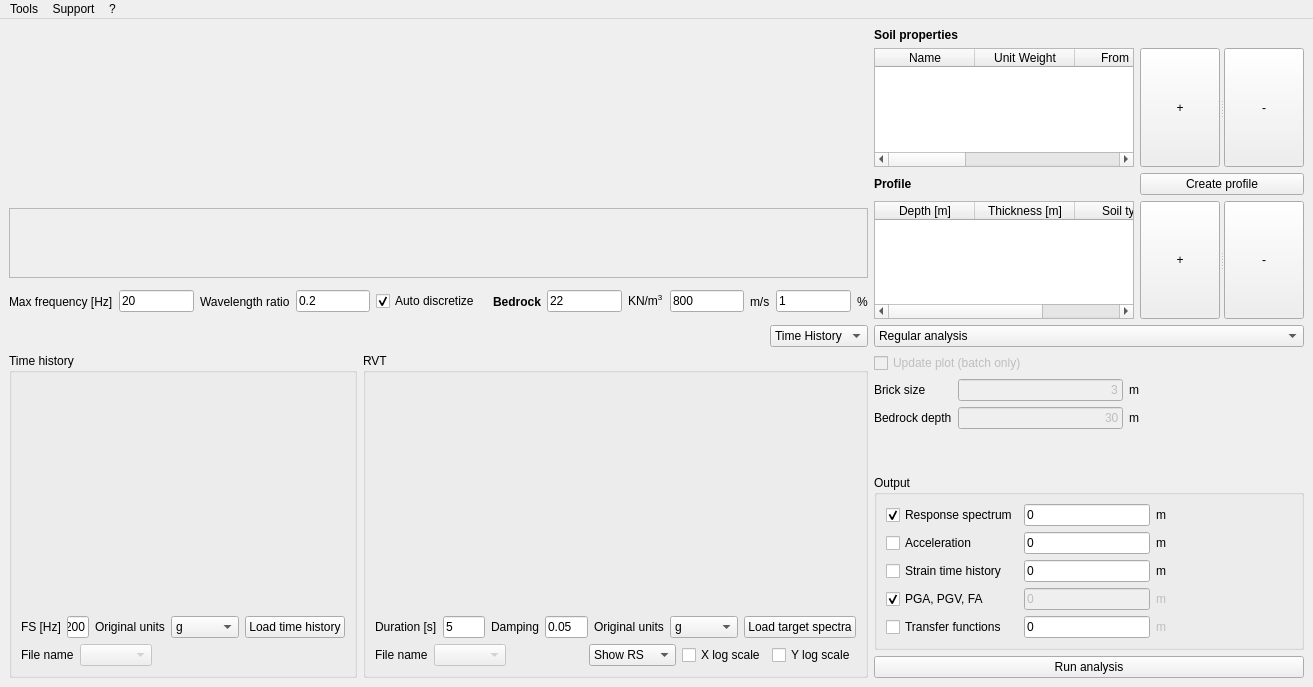
<?xml version="1.0" encoding="UTF-8"?>
<ui version="4.0">
 <class>MainWindow</class>
 <widget class="QMainWindow" name="MainWindow">
  <property name="geometry">
   <rect>
    <x>0</x>
    <y>0</y>
    <width>1313</width>
    <height>687</height>
   </rect>
  </property>
  <property name="windowTitle">
   <string>NC92-Soil</string>
  </property>
  <widget class="QWidget" name="centralwidget">
   <property name="sizePolicy">
    <sizepolicy hsizetype="Expanding" vsizetype="Preferred">
     <horstretch>0</horstretch>
     <verstretch>0</verstretch>
    </sizepolicy>
   </property>
   <layout class="QGridLayout" name="gridLayout" columnstretch="2,1">
    <item row="1" column="0">
     <layout class="QVBoxLayout" name="verticalLayout_input">
      <property name="sizeConstraint">
       <enum>QLayout::SetDefaultConstraint</enum>
      </property>
      <item>
       <layout class="QHBoxLayout" name="horizontalLayout">
        <item>
         <spacer name="horizontalSpacer_3">
          <property name="orientation">
           <enum>Qt::Horizontal</enum>
          </property>
          <property name="sizeHint" stdset="0">
           <size>
            <width>40</width>
            <height>20</height>
           </size>
          </property>
         </spacer>
        </item>
        <item>
         <widget class="QComboBox" name="comboBox_THorRVT">
          <item>
           <property name="text">
            <string>Time History</string>
           </property>
          </item>
          <item>
           <property name="text">
            <string>RVT</string>
           </property>
          </item>
         </widget>
        </item>
       </layout>
      </item>
      <item>
       <layout class="QHBoxLayout" name="horizontalLayout_input_settings">
        <item>
         <widget class="QGroupBox" name="groupBox_TH">
          <property name="autoFillBackground">
           <bool>true</bool>
          </property>
          <property name="title">
           <string>Time history</string>
          </property>
          <layout class="QVBoxLayout" name="verticalLayout" stretch="3,1,1">
           <property name="sizeConstraint">
            <enum>QLayout::SetDefaultConstraint</enum>
           </property>
           <item>
            <widget class="MplWidget" name="graphWidget_TH" native="true">
             <property name="sizePolicy">
              <sizepolicy hsizetype="Preferred" vsizetype="Preferred">
               <horstretch>0</horstretch>
               <verstretch>0</verstretch>
              </sizepolicy>
             </property>
             <property name="minimumSize">
              <size>
               <width>0</width>
               <height>0</height>
              </size>
             </property>
            </widget>
           </item>
           <item>
            <layout class="QHBoxLayout" name="horizontalLayout_2">
             <item>
              <widget class="QLabel" name="label_7">
               <property name="font">
                <font>
                 <bold>false</bold>
                </font>
               </property>
               <property name="text">
                <string>FS [Hz]</string>
               </property>
              </widget>
             </item>
             <item>
              <widget class="QLineEdit" name="lineEdit_FS">
               <property name="toolTip">
                <string>If specified in input file, sample frequency will be automatically imported from input file</string>
               </property>
               <property name="text">
                <string>200</string>
               </property>
              </widget>
             </item>
             <item>
              <widget class="QLabel" name="label_8">
               <property name="font">
                <font>
                 <bold>false</bold>
                </font>
               </property>
               <property name="text">
                <string>Original units</string>
               </property>
              </widget>
             </item>
             <item>
              <widget class="QComboBox" name="comboBox_Units">
               <item>
                <property name="text">
                 <string>g</string>
                </property>
               </item>
               <item>
                <property name="text">
                 <string>cm/s^2</string>
                </property>
               </item>
               <item>
                <property name="text">
                 <string>m/s^2</string>
                </property>
               </item>
              </widget>
             </item>
             <item>
              <spacer name="horizontalSpacer_6">
               <property name="orientation">
                <enum>Qt::Horizontal</enum>
               </property>
               <property name="sizeHint" stdset="0">
                <size>
                 <width>40</width>
                 <height>20</height>
                </size>
               </property>
              </spacer>
             </item>
             <item>
              <widget class="QPushButton" name="pushButton_loadTH">
               <property name="text">
                <string>Load time history</string>
               </property>
              </widget>
             </item>
            </layout>
           </item>
           <item>
            <layout class="QHBoxLayout" name="horizontalLayout_3">
             <item>
              <widget class="QLabel" name="label_14">
               <property name="font">
                <font>
                 <bold>false</bold>
                </font>
               </property>
               <property name="text">
                <string>File name</string>
               </property>
              </widget>
             </item>
             <item>
              <widget class="QComboBox" name="comboBox_eventList">
               <property name="enabled">
                <bool>false</bool>
               </property>
              </widget>
             </item>
             <item>
              <spacer name="horizontalSpacer_4">
               <property name="orientation">
                <enum>Qt::Horizontal</enum>
               </property>
               <property name="sizeHint" stdset="0">
                <size>
                 <width>40</width>
                 <height>20</height>
                </size>
               </property>
              </spacer>
             </item>
            </layout>
           </item>
          </layout>
         </widget>
        </item>
        <item>
         <widget class="QGroupBox" name="groupBox_RVT">
          <property name="autoFillBackground">
           <bool>true</bool>
          </property>
          <property name="title">
           <string>RVT</string>
          </property>
          <layout class="QVBoxLayout" name="verticalLayout_6" stretch="4,1,1">
           <item>
            <widget class="MplWidget" name="graphWidget_Spectrum" native="true">
             <property name="sizePolicy">
              <sizepolicy hsizetype="Preferred" vsizetype="Preferred">
               <horstretch>0</horstretch>
               <verstretch>0</verstretch>
              </sizepolicy>
             </property>
             <property name="minimumSize">
              <size>
               <width>0</width>
               <height>0</height>
              </size>
             </property>
            </widget>
           </item>
           <item>
            <layout class="QHBoxLayout" name="horizontalLayout_10">
             <item>
              <widget class="QLabel" name="label_31">
               <property name="text">
                <string>Duration [s]</string>
               </property>
              </widget>
             </item>
             <item>
              <widget class="QLineEdit" name="lineEdit_duration">
               <property name="text">
                <string>5</string>
               </property>
              </widget>
             </item>
             <item>
              <widget class="QLabel" name="label_32">
               <property name="text">
                <string>Damping</string>
               </property>
              </widget>
             </item>
             <item>
              <widget class="QLineEdit" name="lineEdit_damping">
               <property name="text">
                <string>0.05</string>
               </property>
              </widget>
             </item>
             <item>
              <widget class="QLabel" name="label_33">
               <property name="font">
                <font>
                 <bold>false</bold>
                </font>
               </property>
               <property name="text">
                <string>Original units</string>
               </property>
              </widget>
             </item>
             <item>
              <widget class="QComboBox" name="comboBox_SpectraUnits">
               <item>
                <property name="text">
                 <string>g</string>
                </property>
               </item>
               <item>
                <property name="text">
                 <string>cm/s^2</string>
                </property>
               </item>
               <item>
                <property name="text">
                 <string>m/s^2</string>
                </property>
               </item>
              </widget>
             </item>
             <item>
              <spacer name="horizontalSpacer_7">
               <property name="orientation">
                <enum>Qt::Horizontal</enum>
               </property>
               <property name="sizeHint" stdset="0">
                <size>
                 <width>40</width>
                 <height>20</height>
                </size>
               </property>
              </spacer>
             </item>
             <item>
              <widget class="QPushButton" name="pushButton_loadSpectra">
               <property name="text">
                <string>Load target spectra</string>
               </property>
              </widget>
             </item>
            </layout>
           </item>
           <item>
            <layout class="QHBoxLayout" name="horizontalLayout_11">
             <item>
              <widget class="QLabel" name="label_34">
               <property name="text">
                <string>File name</string>
               </property>
              </widget>
             </item>
             <item>
              <widget class="QComboBox" name="comboBox_spectraList">
               <property name="enabled">
                <bool>false</bool>
               </property>
              </widget>
             </item>
             <item>
              <spacer name="horizontalSpacer_5">
               <property name="orientation">
                <enum>Qt::Horizontal</enum>
               </property>
               <property name="sizeHint" stdset="0">
                <size>
                 <width>40</width>
                 <height>20</height>
                </size>
               </property>
              </spacer>
             </item>
             <item>
              <widget class="QComboBox" name="comboBox_showWhat">
               <item>
                <property name="text">
                 <string>Show RS</string>
                </property>
               </item>
               <item>
                <property name="text">
                 <string>Show FAS</string>
                </property>
               </item>
              </widget>
             </item>
             <item>
              <widget class="QCheckBox" name="checkBox_xlog">
               <property name="text">
                <string>X log scale</string>
               </property>
              </widget>
             </item>
             <item>
              <widget class="QCheckBox" name="checkBox_ylog">
               <property name="text">
                <string>Y log scale</string>
               </property>
              </widget>
             </item>
            </layout>
           </item>
          </layout>
         </widget>
        </item>
       </layout>
      </item>
     </layout>
    </item>
    <item row="0" column="0">
     <layout class="QGridLayout" name="gridLayout_main">
      <property name="sizeConstraint">
       <enum>QLayout::SetDefaultConstraint</enum>
      </property>
      <item row="0" column="0">
       <layout class="QVBoxLayout" name="verticalLayout_display_and_console" stretch="5,1,1">
        <property name="sizeConstraint">
         <enum>QLayout::SetDefaultConstraint</enum>
        </property>
        <item>
         <widget class="QFrame" name="graphWidget">
          <property name="sizePolicy">
           <sizepolicy hsizetype="Expanding" vsizetype="Expanding">
            <horstretch>0</horstretch>
            <verstretch>1</verstretch>
           </sizepolicy>
          </property>
         </widget>
        </item>
        <item>
         <widget class="QPlainTextEdit" name="plainTextEdit_overview">
          <property name="enabled">
           <bool>false</bool>
          </property>
          <property name="sizePolicy">
           <sizepolicy hsizetype="Preferred" vsizetype="Preferred">
            <horstretch>0</horstretch>
            <verstretch>0</verstretch>
           </sizepolicy>
          </property>
          <property name="textInteractionFlags">
           <set>Qt::TextSelectableByKeyboard|Qt::TextSelectableByMouse</set>
          </property>
         </widget>
        </item>
        <item>
         <layout class="QHBoxLayout" name="horizontalLayout_13">
          <item>
           <widget class="QLabel" name="label_15">
            <property name="font">
             <font>
              <bold>false</bold>
             </font>
            </property>
            <property name="text">
             <string>Max frequency [Hz]</string>
            </property>
           </widget>
          </item>
          <item>
           <widget class="QLineEdit" name="lineEdit_maxFreq">
            <property name="text">
             <string>20</string>
            </property>
           </widget>
          </item>
          <item>
           <widget class="QLabel" name="label_16">
            <property name="font">
             <font>
              <bold>false</bold>
             </font>
            </property>
            <property name="text">
             <string>Wavelength ratio</string>
            </property>
           </widget>
          </item>
          <item>
           <widget class="QLineEdit" name="lineEdit_waveLength">
            <property name="text">
             <string>0.2</string>
            </property>
           </widget>
          </item>
          <item>
           <widget class="QCheckBox" name="checkBox_autoDiscretize">
            <property name="text">
             <string>Auto discretize</string>
            </property>
            <property name="checked">
             <bool>true</bool>
            </property>
           </widget>
          </item>
          <item>
           <spacer name="horizontalSpacer_2">
            <property name="orientation">
             <enum>Qt::Horizontal</enum>
            </property>
            <property name="sizeHint" stdset="0">
             <size>
              <width>40</width>
              <height>20</height>
             </size>
            </property>
           </spacer>
          </item>
          <item>
           <widget class="QLabel" name="label_35">
            <property name="font">
             <font>
              <bold>true</bold>
             </font>
            </property>
            <property name="text">
             <string>Bedrock</string>
            </property>
           </widget>
          </item>
          <item>
           <widget class="QLineEdit" name="lineEdit_bedWeight">
            <property name="toolTip">
             <string>Bedrock unit weight</string>
            </property>
            <property name="text">
             <string>22</string>
            </property>
           </widget>
          </item>
          <item>
           <widget class="QLabel" name="label_bedUnits_2">
            <property name="font">
             <font>
              <bold>false</bold>
             </font>
            </property>
            <property name="text">
             <string>KN/m&lt;sup&gt;3&lt;/sup&gt;</string>
            </property>
            <property name="textFormat">
             <enum>Qt::RichText</enum>
            </property>
           </widget>
          </item>
          <item>
           <widget class="QLineEdit" name="lineEdit_bedVelocity">
            <property name="toolTip">
             <string>Bedrock velocity</string>
            </property>
            <property name="text">
             <string>800</string>
            </property>
           </widget>
          </item>
          <item>
           <widget class="QLabel" name="label_36">
            <property name="font">
             <font>
              <bold>false</bold>
             </font>
            </property>
            <property name="text">
             <string>m/s</string>
            </property>
           </widget>
          </item>
          <item>
           <widget class="QLineEdit" name="lineEdit_bedDamping">
            <property name="toolTip">
             <string>Bedrock damping</string>
            </property>
            <property name="text">
             <string>1</string>
            </property>
           </widget>
          </item>
          <item>
           <widget class="QLabel" name="label_37">
            <property name="font">
             <font>
              <bold>false</bold>
             </font>
            </property>
            <property name="text">
             <string>%</string>
            </property>
           </widget>
          </item>
         </layout>
        </item>
       </layout>
      </item>
     </layout>
    </item>
    <item row="0" column="1">
     <layout class="QGridLayout" name="gridLayout_soil" columnminimumwidth="5,1">
      <property name="sizeConstraint">
       <enum>QLayout::SetDefaultConstraint</enum>
      </property>
      <item row="1" column="0">
       <widget class="QTableWidget" name="tableWidget_Soil">
        <property name="sizeAdjustPolicy">
         <enum>QAbstractScrollArea::AdjustToContents</enum>
        </property>
        <attribute name="verticalHeaderDefaultSectionSize">
         <number>30</number>
        </attribute>
        <column>
         <property name="text">
          <string>Name</string>
         </property>
        </column>
        <column>
         <property name="text">
          <string>Unit Weight</string>
         </property>
        </column>
        <column>
         <property name="text">
          <string>From [m]</string>
         </property>
        </column>
        <column>
         <property name="text">
          <string>To [m]</string>
         </property>
        </column>
        <column>
         <property name="text">
          <string>Vs [m/s]</string>
         </property>
        </column>
        <column>
         <property name="text">
          <string>Degradation curve</string>
         </property>
        </column>
       </widget>
      </item>
      <item row="3" column="0">
       <widget class="QTableWidget" name="tableWidget_Profile">
        <property name="sizeAdjustPolicy">
         <enum>QAbstractScrollArea::AdjustToContents</enum>
        </property>
        <attribute name="verticalHeaderDefaultSectionSize">
         <number>30</number>
        </attribute>
        <column>
         <property name="text">
          <string>Depth [m]</string>
         </property>
        </column>
        <column>
         <property name="text">
          <string>Thickness [m]</string>
         </property>
        </column>
        <column>
         <property name="text">
          <string>Soil type</string>
         </property>
        </column>
       </widget>
      </item>
      <item row="2" column="0">
       <widget class="QLabel" name="label_profileProp">
        <property name="font">
         <font>
          <bold>true</bold>
         </font>
        </property>
        <property name="text">
         <string>Profile</string>
        </property>
       </widget>
      </item>
      <item row="2" column="1">
       <widget class="QPushButton" name="pushButton_drawProfile">
        <property name="text">
         <string>Create profile</string>
        </property>
       </widget>
      </item>
      <item row="0" column="0">
       <widget class="QLabel" name="label_SoilProp">
        <property name="font">
         <font>
          <bold>true</bold>
         </font>
        </property>
        <property name="text">
         <string>Soil properties</string>
        </property>
       </widget>
      </item>
      <item row="1" column="1">
       <widget class="QSplitter" name="splitter">
        <property name="orientation">
         <enum>Qt::Horizontal</enum>
        </property>
        <widget class="QPushButton" name="pushButton_addSoil">
         <property name="text">
          <string>+</string>
         </property>
        </widget>
        <widget class="QPushButton" name="pushButton_removeSoil">
         <property name="text">
          <string>-</string>
         </property>
        </widget>
       </widget>
      </item>
      <item row="3" column="1">
       <widget class="QSplitter" name="splitter_2">
        <property name="orientation">
         <enum>Qt::Horizontal</enum>
        </property>
        <widget class="QPushButton" name="pushButton_addProfile">
         <property name="text">
          <string>+</string>
         </property>
        </widget>
        <widget class="QPushButton" name="pushButton_removeProfile">
         <property name="text">
          <string>-</string>
         </property>
        </widget>
       </widget>
      </item>
     </layout>
    </item>
    <item row="1" column="1">
     <layout class="QVBoxLayout" name="verticalLayout_output_and_settings">
      <item>
       <layout class="QVBoxLayout" name="verticalLayout_5">
        <item>
         <widget class="QComboBox" name="comboBox_analysisType">
          <item>
           <property name="text">
            <string>Regular analysis</string>
           </property>
          </item>
          <item>
           <property name="text">
            <string>Permutations</string>
           </property>
          </item>
          <item>
           <property name="text">
            <string>Batch analysis</string>
           </property>
          </item>
         </widget>
        </item>
        <item>
         <widget class="QCheckBox" name="checkBox_updatePlots">
          <property name="enabled">
           <bool>false</bool>
          </property>
          <property name="text">
           <string>Update plot (batch only)</string>
          </property>
         </widget>
        </item>
        <item>
         <layout class="QGridLayout" name="gridLayout_4">
          <item row="1" column="0">
           <widget class="QLabel" name="label_25">
            <property name="font">
             <font>
              <bold>false</bold>
             </font>
            </property>
            <property name="text">
             <string>Bedrock depth</string>
            </property>
           </widget>
          </item>
          <item row="1" column="1">
           <widget class="QLineEdit" name="lineEdit_bedDepth">
            <property name="enabled">
             <bool>false</bool>
            </property>
            <property name="toolTip">
             <string>Bedrock unit weight</string>
            </property>
            <property name="text">
             <string>30</string>
            </property>
            <property name="alignment">
             <set>Qt::AlignRight|Qt::AlignTrailing|Qt::AlignVCenter</set>
            </property>
           </widget>
          </item>
          <item row="0" column="0">
           <widget class="QLabel" name="label_18">
            <property name="font">
             <font>
              <bold>false</bold>
             </font>
            </property>
            <property name="text">
             <string>Brick size</string>
            </property>
           </widget>
          </item>
          <item row="1" column="2">
           <widget class="QLabel" name="label_26">
            <property name="font">
             <font>
              <bold>false</bold>
             </font>
            </property>
            <property name="text">
             <string>m</string>
            </property>
           </widget>
          </item>
          <item row="0" column="2">
           <widget class="QLabel" name="label_19">
            <property name="font">
             <font>
              <bold>false</bold>
             </font>
            </property>
            <property name="text">
             <string>m</string>
            </property>
           </widget>
          </item>
          <item row="0" column="1">
           <widget class="QLineEdit" name="lineEdit_brickSize">
            <property name="enabled">
             <bool>false</bool>
            </property>
            <property name="text">
             <string>3</string>
            </property>
            <property name="alignment">
             <set>Qt::AlignRight|Qt::AlignTrailing|Qt::AlignVCenter</set>
            </property>
           </widget>
          </item>
          <item row="0" column="3">
           <spacer name="horizontalSpacer_8">
            <property name="orientation">
             <enum>Qt::Horizontal</enum>
            </property>
            <property name="sizeHint" stdset="0">
             <size>
              <width>40</width>
              <height>20</height>
             </size>
            </property>
           </spacer>
          </item>
         </layout>
        </item>
       </layout>
      </item>
      <item>
       <spacer name="verticalSpacer">
        <property name="orientation">
         <enum>Qt::Vertical</enum>
        </property>
        <property name="sizeHint" stdset="0">
         <size>
          <width>20</width>
          <height>40</height>
         </size>
        </property>
       </spacer>
      </item>
      <item>
       <widget class="QGroupBox" name="groupBox_output">
        <property name="title">
         <string>Output</string>
        </property>
        <layout class="QGridLayout" name="gridLayout_2">
         <property name="sizeConstraint">
          <enum>QLayout::SetDefaultConstraint</enum>
         </property>
         <item row="0" column="0">
          <widget class="QCheckBox" name="checkBox_outRS">
           <property name="text">
            <string>Response spectrum</string>
           </property>
           <property name="checked">
            <bool>true</bool>
           </property>
          </widget>
         </item>
         <item row="1" column="1">
          <widget class="QLineEdit" name="lineEdit_accDepth">
           <property name="text">
            <string>0</string>
           </property>
          </widget>
         </item>
         <item row="1" column="2">
          <widget class="QLabel" name="label_5">
           <property name="font">
            <font>
             <bold>false</bold>
            </font>
           </property>
           <property name="text">
            <string>m</string>
           </property>
          </widget>
         </item>
         <item row="0" column="2">
          <widget class="QLabel" name="label_3">
           <property name="font">
            <font>
             <bold>false</bold>
            </font>
           </property>
           <property name="text">
            <string>m</string>
           </property>
          </widget>
         </item>
         <item row="4" column="0">
          <widget class="QCheckBox" name="checkBox_Fourier">
           <property name="enabled">
            <bool>true</bool>
           </property>
           <property name="text">
            <string>Transfer functions</string>
           </property>
           <property name="checked">
            <bool>false</bool>
           </property>
          </widget>
         </item>
         <item row="3" column="2">
          <widget class="QLabel" name="label_17">
           <property name="enabled">
            <bool>false</bool>
           </property>
           <property name="font">
            <font>
             <bold>false</bold>
            </font>
           </property>
           <property name="text">
            <string>m</string>
           </property>
          </widget>
         </item>
         <item row="3" column="1">
          <widget class="QLineEdit" name="lineEdit_briefDepth">
           <property name="enabled">
            <bool>false</bool>
           </property>
           <property name="text">
            <string>0</string>
           </property>
          </widget>
         </item>
         <item row="2" column="2">
          <widget class="QLabel" name="label_4">
           <property name="font">
            <font>
             <bold>false</bold>
            </font>
           </property>
           <property name="text">
            <string>m</string>
           </property>
          </widget>
         </item>
         <item row="4" column="1">
          <widget class="QLineEdit" name="lineEdit_FourierDepth">
           <property name="enabled">
            <bool>true</bool>
           </property>
           <property name="toolTip">
            <string>&lt;html&gt;&lt;head/&gt;&lt;body&gt;&lt;p&gt;Choose the depth at which the Fourier spectrum must be calculated.&lt;/p&gt;&lt;p&gt;Enabling this option, also the Fourier spectrum at bedrock depth (within and outcrop) will be exported by default&lt;/p&gt;&lt;/body&gt;&lt;/html&gt;</string>
           </property>
           <property name="text">
            <string>0</string>
           </property>
          </widget>
         </item>
         <item row="3" column="0">
          <widget class="QCheckBox" name="checkBox_outBrief">
           <property name="enabled">
            <bool>true</bool>
           </property>
           <property name="text">
            <string>PGA, PGV, FA</string>
           </property>
           <property name="checked">
            <bool>true</bool>
           </property>
          </widget>
         </item>
         <item row="0" column="3">
          <spacer name="horizontalSpacer">
           <property name="orientation">
            <enum>Qt::Horizontal</enum>
           </property>
           <property name="sizeHint" stdset="0">
            <size>
             <width>40</width>
             <height>20</height>
            </size>
           </property>
          </spacer>
         </item>
         <item row="2" column="0">
          <widget class="QCheckBox" name="checkBox_outStrain">
           <property name="text">
            <string>Strain time history</string>
           </property>
          </widget>
         </item>
         <item row="4" column="2">
          <widget class="QLabel" name="label_24">
           <property name="enabled">
            <bool>false</bool>
           </property>
           <property name="font">
            <font>
             <bold>false</bold>
            </font>
           </property>
           <property name="text">
            <string>m</string>
           </property>
          </widget>
         </item>
         <item row="0" column="1">
          <widget class="QLineEdit" name="lineEdit_RSDepth">
           <property name="text">
            <string>0</string>
           </property>
          </widget>
         </item>
         <item row="2" column="1">
          <widget class="QLineEdit" name="lineEdit_strainDepth">
           <property name="text">
            <string>0</string>
           </property>
          </widget>
         </item>
         <item row="1" column="0">
          <widget class="QCheckBox" name="checkBox_outAcc">
           <property name="text">
            <string>Acceleration</string>
           </property>
          </widget>
         </item>
        </layout>
       </widget>
      </item>
      <item>
       <widget class="QPushButton" name="pushButton_run">
        <property name="text">
         <string>Run analysis</string>
        </property>
       </widget>
      </item>
     </layout>
    </item>
   </layout>
  </widget>
  <widget class="QMenuBar" name="menubar">
   <property name="geometry">
    <rect>
     <x>0</x>
     <y>0</y>
     <width>1313</width>
     <height>37</height>
    </rect>
   </property>
   <widget class="QMenu" name="menu">
    <property name="title">
     <string>?</string>
    </property>
    <addaction name="actionAbout"/>
   </widget>
   <widget class="QMenu" name="menuTools">
    <property name="title">
     <string>Tools</string>
    </property>
    <widget class="QMenu" name="menuMerge_and_make_stats">
     <property name="title">
      <string>Merge and make stats</string>
     </property>
     <addaction name="actionGenerate_only_master"/>
     <addaction name="actionGenerate_master_and_sub"/>
    </widget>
    <addaction name="actionGenerateStochastic"/>
    <addaction name="separator"/>
    <addaction name="actionGeneratePermutated"/>
    <addaction name="actionGenerate_NTC"/>
    <addaction name="separator"/>
    <addaction name="menuMerge_and_make_stats"/>
   </widget>
   <widget class="QMenu" name="menuSupport">
    <property name="title">
     <string>Support</string>
    </property>
    <addaction name="actionLoadspectra"/>
    <addaction name="actionRun_analysis"/>
   </widget>
   <addaction name="menuTools"/>
   <addaction name="menuSupport"/>
   <addaction name="menu"/>
  </widget>
  <action name="actionAbout">
   <property name="text">
    <string>About</string>
   </property>
  </action>
  <action name="actionGenerateStochastic">
   <property name="text">
    <string>Generate stochastic profiles</string>
   </property>
  </action>
  <action name="actionGeneratePermutated">
   <property name="text">
    <string>Generate permutated profiles (beta)</string>
   </property>
  </action>
  <action name="actionGenerate_NTC">
   <property name="text">
    <string>Generate NTC spectra</string>
   </property>
  </action>
  <action name="actionGenerate_master_and_sub">
   <property name="text">
    <string>Generate master report with subreport</string>
   </property>
  </action>
  <action name="actionGenerate_master_report">
   <property name="text">
    <string>Generate master report</string>
   </property>
  </action>
  <action name="actionGenerate_only_master">
   <property name="text">
    <string>Generate master report</string>
   </property>
  </action>
  <action name="actionLoadspectra">
   <property name="text">
    <string>Load target spectra</string>
   </property>
  </action>
  <action name="actionRun_analysis">
   <property name="enabled">
    <bool>false</bool>
   </property>
   <property name="text">
    <string>Run batch analysis</string>
   </property>
  </action>
 </widget>
 <customwidgets>
  <customwidget>
   <class>MplWidget</class>
   <extends>QWidget</extends>
   <header location="global">mplwidget</header>
   <container>1</container>
  </customwidget>
 </customwidgets>
 <resources/>
 <connections/>
</ui>
